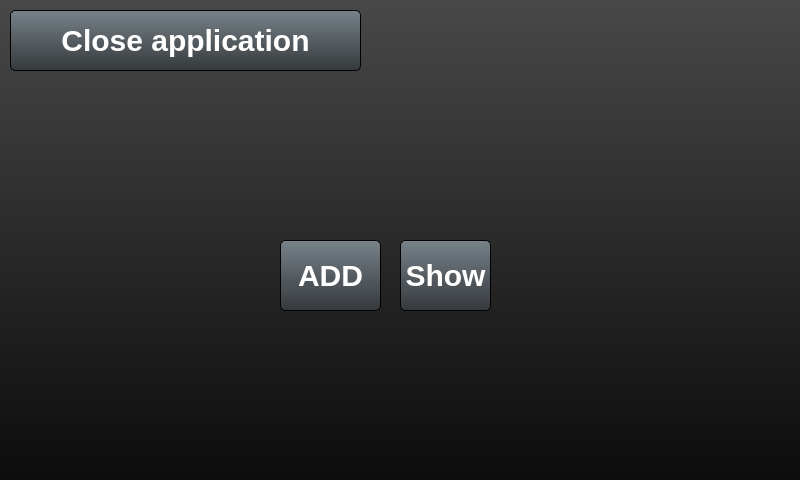
<?xml version="1.0" encoding="UTF-8"?>
<ui version="4.0">
 <class>Application</class>
 <widget class="QWidget" name="Application">
  <property name="geometry">
   <rect>
    <x>0</x>
    <y>0</y>
    <width>800</width>
    <height>480</height>
   </rect>
  </property>
  <property name="windowTitle">
   <string>Application</string>
  </property>
  <property name="styleSheet">
   <string notr="true">/* *********************************************************** */

QWidget#Application {
	background-color: qlineargradient(spread:pad, x1:0, y1:0, x2:0, y2:1, stop:0 rgba(72, 72, 72, 255), stop:1 rgba(12, 12, 12, 255));
}

QWidget {
font-family: &quot;Century gotic&quot; ;
}

QPushButton, QGroupBox, QRadioButton, QComboBox, QSlider, QLCDNumber, QCheckBox, QSpinBox, QLabel, QProgressBar, QLineEdit, QWebView, QTextEdit, QDoubleSpinBox
{
border-width: 1px;
border-radius: 5px;
border-color: black;
border-style: outset;
color: white;
}


QPushButton
{
font: bold 30px;
}

QPushButton:on {
background-color: qlineargradient(spread:pad, x1:0, y1:0, x2:0, y2:1, stop:0 rgba(253, 172, 0, 255), stop:1 rgba(195, 95, 0, 255));
}

QPushButton:!on{
background-color: qlineargradient(spread:pad, x1:0, y1:0, x2:0, y2:1, stop:0 rgba(119, 130, 137, 255), stop:1 rgba(53, 57, 60, 255));
}


/* *********************************************************** */

QGroupBox {

background-color: qlineargradient(spread:pad, x1:0, y1:0, x2:0, y2:1, stop:0 rgba(119, 130, 137, 255), stop:1 rgba(53, 57, 60, 255));
font: bold 16px;
color: black;
margin-top: 1.5ex; /* leave space at the top for the title */
}

QGroupBox::title {
subcontrol-origin: margin;
subcontrol-position: top center; 
padding: 2 10px;                         
border-width: 1px;
border-radius: 5px;
border-color: black;
border-style: outset;
color: white;

background-color: qlineargradient(spread:pad, x1:0, y1:0, x2:0, y2:1, stop:0 rgba(253, 172, 0, 255), stop:1 rgba(195, 95, 0, 255));
 }

/* *********************************************************** */

QRadioButton {
border: none;
background: none;
}

 QRadioButton::indicator::unchecked {
     image: url(:/Images/Grey.png);
 }

 QRadioButton::indicator:unchecked:pressed {
     image: url(:/Images/Grey.png);
 }

 QRadioButton::indicator::checked {
     image: url(:/Images/Yellow.png);
 }

 QRadioButton::indicator:checked:pressed {
     image: url(:/Images/Yellow.png);
 }

/* *********************************************************** */



/* *********************************************************** */

QComboBox {

background-color: qlineargradient(spread:pad, x1:0, y1:0, x2:0, y2:1, stop:0 rgba(119, 130, 137, 255), stop:1 rgba(53, 57, 60, 255));
font: bold 16px;
padding: 1px 18px 1px 3px;

}


 QComboBox::down-arrow {
     image: url(:/Images/buttonDown.png);
 }


 QComboBox:on { /* shift the text when the popup opens */
     padding-top: 13px;
     padding-left: 14px;
 }

 QComboBox::drop-down {
     subcontrol-origin: padding;
     subcontrol-position: top right;
     width: 30px;
     border-top-right-radius: 0px; 
     border-bottom-right-radius: 10px;
 }


QComboBox QAbstractItemView {
selection-background-color: lightgray;
background-color: grey;
background-clip: blue;
border-width: 2px;
border-radius: 0px;
border-color: black;
border-style: outset;
font: bold 16px;
color: white;
padding: 15px 4px;
 }


 QComboBox::down-arrow:on { /* shift the arrow when popup is open */
     top: 1px;
     left: 1px;
 }


QComboBox QScrollBar:vertical {
      border: 1px outset black;
	 background: qlineargradient(spread:pad, x1:0, y1:0, x2:0, y2:1, stop:0 rgba(173, 173, 173, 255), 			stop:1 rgba(95, 95, 95, 255));
      width: 25px;
      margin: 22px 0 22px 0;
	border-radius: 2px;
padding: 5px 2px;
  }

QComboBox QScrollBar::handle:vertical {
      background: qlineargradient(spread:pad, x1:0, y1:0.034, x2:0, y2:1, stop:0.0282486 rgba(255, 212, 73, 255), stop:0.505682 rgba(255, 212, 73, 255), stop:0.517045 rgba(255, 194, 66, 255), stop:1 rgba(255, 141, 0, 255));
      min-height: 25px;
  }

QComboBox  QScrollBar::add-line:vertical {
      height: 25px;
      subcontrol-position: bottom;
      subcontrol-origin: margin;
background: none;
      margin: 2px 0 2px 0;
  }

QComboBox  QScrollBar::sub-line:vertical {

      height: 20px;
      subcontrol-position: top;
      subcontrol-origin: margin;
background: none;
      margin: 2px 0 2px 0;
  }


QComboBox  QScrollBar::up-arrow:vertical {
     image: url(:/Images/buttonUp.png);
  }
QComboBox QScrollBar::down-arrow:vertical {
     image: url(:/Images/buttonDown.png);
}

QComboBox  QScrollBar::add-page:vertical, QScrollBar::sub-page:vertical {
      background: none;
  }



/* *********************************************************** */
QSlider::groove:horizontal { 
border: 1px solid #999999;
height: 5px; 
background: rgb(52, 52, 52);
margin: 2px 2;
left: 8px;
right: 8px;
}

QSlider::handle:horizontal {
background: qlineargradient(spread:pad, x1:0, y1:0, x2:1, y2:0, stop:0 rgba(119, 130, 137, 255), stop:1 rgba(53, 57, 60, 255));
border-width: 1px;
border-radius: 5px;
border-color: black;
border-style: outset;
width: 50px;
margin: -25px 0; /* handle is placed by default on the contents rect of the groove. Expand outside the groove */

}

QSlider::sub-page:horizontal {
background: qlineargradient(spread:pad, x1:0, y1:0, x2:0, y2:1, stop:0 rgba(253, 172, 0, 255), stop:1 rgba(195, 95, 60, 255));
border: 1px solid #777;
border-radius: 2px;
border: 1px solid RGB(50,50,50);
}

QSlider::add-page:horizontal {
background: qlineargradient(spread:pad, x1:0, y1:0, x2:0, y2:1, stop:0 rgba(72, 72, 72, 255), stop:1 rgba(12, 12, 12, 255));
border: 1px solid black;
border-radius: 2px;
}

QSlider {
background-color: qlineargradient(spread:pad, x1:0, y1:0, x2:0, y2:1, stop:0 rgba(119, 130, 137, 255), stop:1 rgba(53, 57, 60, 255));
/*border-top-left-radius: 0px; 
border-bottom-left-radius: 0px; */
}



/* *********************************************************** */
QSlider::groove:vertical { 
border: 1px solid #999999;
width: 10px; 
background: rgb(52, 52, 52);
margin: 5 0 5 0px;
left: 8px;
right: 8px;
}

QSlider::handle:vertical {
background: qlineargradient(spread:pad, x1:0, y1:0, x2:1, y2:0, stop:0 rgba(119, 130, 137, 255), stop:1 rgba(53, 57, 60, 255));
border-width: 1px;
border-radius: 5px;
border-color: black;
border-style: outset;
height: 50px;
margin:  0 -25; /* handle is placed by default on the contents rect of the groove. Expand outside the groove */

}

QSlider::sub-page:vertical {
background: qlineargradient(spread:pad, x1:0, y1:0, x2:0, y2:1, stop:0 rgba(253, 172, 0, 255), stop:1 rgba(195, 95, 60, 255));
border: 1px solid #777;
border-radius: 2px;
border: 1px solid RGB(50,50,50);
margin:  5 0 0 0px;
}

QSlider::add-page:vertical {
background: qlineargradient(spread:pad, x1:0, y1:0, x2:0, y2:1, stop:0 rgba(72, 72, 72, 255), stop:1 rgba(12, 12, 12, 255));
border: 1px solid black;
border-radius: 2px;
margin:  0 0 5 0px;
}



/* *********************************************************** */

QLCDNumber {
background-color: qlineargradient(spread:pad, x1:0, y1:0, x2:0, y2:1, stop:0 rgba(119, 130, 137, 255), stop:1 rgba(53, 57, 60, 255));
color: white;
text-align: center;

}


/* *********************************************************** */

QLabel {
background: none;
color: rgba(171,171,171,255);
border-style: none;
font: 14px;
}

/* *********************************************************** */

QSpinBox
{
background-color: qlineargradient(spread:pad, x1:0, y1:0, x2:0, y2:1, stop:0 rgba(119, 130, 137, 255), stop:1 rgba(53, 57, 60, 255));
font:  30px;
padding-left: 15px;
}

QSpinBox::up-button {
     subcontrol-origin: border;
     subcontrol-position: top right; /* position at the top right corner */
     width: 30px; 
     border-width: 1px;
     border-left-color: black;
     border-left-style: outset; 

 }
 QSpinBox::down-button {
     subcontrol-origin: border;
     subcontrol-position: bottom right; /* position at bottom right corner */

     width: 30px;
     border-width: 1px;
     border-left-color: black;
     border-left-style: outset; 
 }


 QSpinBox::up-arrow {
     image: url(:/Images/buttonUp.png);
     width: 25px;
     height: 25px;
 }
 QSpinBox::down-button:pressed {
     top: 1px;
     left: 1px;}
 QSpinBox::up-button:pressed {
     top: 1px;
     left: 1px;}
 QSpinBox::down-arrow {
     image: url(:/Images/buttonDown.png);
     width: 25px;
     height: 25px;
 }
/* *********************************************************** */

QDoubleSpinBox
{
background-color: qlineargradient(spread:pad, x1:0, y1:0, x2:0, y2:1, stop:0 rgba(119, 130, 137, 255), stop:1 rgba(53, 57, 60, 255));
font:  30px;
padding-left: 15px;
}

QDoubleSpinBox::up-button {
     subcontrol-origin: border;
     subcontrol-position: top right; /* position at the top right corner */
     width: 30px; 
     border-width: 1px;
     border-left-color: black;
     border-left-style: outset; 

 }
 QDoubleSpinBox::down-button {
     subcontrol-origin: border;
     subcontrol-position: bottom right; /* position at bottom right corner */

     width: 30px;
     border-width: 1px;
     border-left-color: black;
     border-left-style: outset; 
 }


 QDoubleSpinBox::up-arrow {
     image: url(:/Images/buttonUp.png);
     width: 25px;
     height: 25px;
 }
 QDoubleSpinBox::down-button:pressed {
     top: 1px;
     left: 1px;}
 QDoubleSpinBox::up-button:pressed {
     top: 1px;
     left: 1px;}
 QDoubleSpinBox::down-arrow {
     image: url(:/Images/buttonDown.png);
     width: 25px;
     height: 25px;
 }



/* *********************************************************** */

QCheckBox {
spacing: 5px;
background-color: qlineargradient(spread:pad, x1:0, y1:0, x2:0, y2:1, stop:0 rgba(119, 130, 137, 255), stop:1 rgba(53, 57, 60, 255));
font: bold 14px;
padding: 0px 0px 0px 5px;
}

QCheckBox::indicator {
width: 25px;
height: 25px;
border-width: 1px;
border-radius: 5px;
border-color: black;
border-style: outset;

background: qradialgradient(spread:repeat, cx:0.5, cy:0.5, radius:0.689, fx:0.504926, fy:0.5, stop:0 rgba(253, 172, 0, 255), stop:0.528302 rgba(253, 173, 0, 255), stop:0.669951 rgba(253, 172, 0, 255), stop:1 rgba(195, 95, 0, 255));


 }


 QCheckBox::indicator:unchecked {
     image: none;
 }


 QCheckBox::indicator:unchecked:pressed {
     image: url(:/Images/ok.png);
 }

 QCheckBox::indicator:checked {
     image: url(:/Images/ok.png);
 }


 QCheckBox::indicator:checked:pressed {
     image: none;
 }



/* *********************************************************** */

 QProgressBar {
background-color: qlineargradient(spread:pad, x1:0, y1:0, x2:0, y2:1, stop:0 rgba(119, 130, 137, 255), stop:1 rgba(53, 57, 60, 255));
text-align: center;
font: bold 14px;
 }

 QProgressBar::chunk {
background-color: qlineargradient(spread:pad, x1:0, y1:0, x2:0, y2:1, stop:0 rgba(253, 172, 0, 255), stop:1 rgba(195, 95, 0, 255));
width: 5px;
margin: 0.5px;
}

/* *********************************************************** */

QTabWidget::pane 
{
     border-top: 2px solid #C2C7CB;
 }

QTabWidget::tab-bar {
left: 2px; 
border-style: none;
 }

 QTabBar::tab {
border: black;
border-style: outset;
border-width: 1px;
font: 30px;
border-top-left-radius: 5px;
border-top-right-radius: 5px;
min-width: 150px;
min-height:40px;
padding: 2px;
color: white;

 }


QTabBar::tab:selected {
background: qlineargradient(spread:pad, x1:0, y1:0, x2:0, y2:1, stop:0 rgba(253, 172, 0, 255), stop:1 rgba(195, 95, 0, 255));
 }

QTabBar::tab:!selected {
background:  qlineargradient(spread:pad, x1:0, y1:0, x2:0, y2:1, stop:0 rgba(119, 130, 137, 255), stop:1 rgba(53, 57, 60, 255));
 }

/* ***********************************************************/ 

QListView {
background-color: qlineargradient(spread:pad, x1:0, y1:0, x2:0, y2:1, stop:0 rgba(119, 130, 137, 255), stop:1 rgba(53, 57, 60, 255));
border-width: 1px;
border-radius: 5px;
border-color: black;
border-style: outset;
font: bold 24px;
padding: 8 8px;
color: white;
 }

 QListView::item {
background-color: rgba(0,0,0,0);
 }

 QListView::item:selected {
 background: qlineargradient(spread:pad, x1:0, y1:0, x2:0, y2:1, stop:0 rgba(253, 172, 0, 255), stop:1 rgba(195, 95, 0, 255));
 }

 QListView::item:selected:!active {
 background: qlineargradient(spread:pad, x1:0, y1:0, x2:0, y2:1, stop:0 rgba(253, 172, 0, 255), stop:1 rgba(195, 95, 0, 255));
 }

 QListView::item:selected:active {
 background: qlineargradient(spread:pad, x1:0, y1:0, x2:0, y2:1, stop:0 rgba(253, 172, 0, 255), stop:1 rgba(195, 95, 0, 255));
 }

 QListView::item:hover {
     color: qlineargradient(spread:pad, x1:0, y1:0, x2:0, y2:1, stop:0 rgba(253, 172, 0, 255), stop:1 rgba(195, 95, 0, 255));
 }

/* *********************************************************** */

/* *********************************************************** */ 

QTableWidget {
show-decoration-selected: 1; /* make the selection span the entire width of the view */
background-color: qlineargradient(spread:pad, x1:0, y1:0, x2:0, y2:1, stop:0 rgba(119, 130, 137, 255), stop:1 rgba(53, 57, 60, 255));
border-width: 1px;
border-radius: 5px;
border-color: black;
border-style: outset;
font: bold 24px;
color: white;
padding: 8 8px;
background-attachment: fixed;
}

QTableView QTableCornerButton::section {
background: qlineargradient(spread:pad, x1:0, y1:0, x2:0, y2:1, stop:0 rgba(253, 172, 0, 255), stop:1 rgba(195, 95, 0, 255));
border: 1px outset black;
}

QTableWidget::item {
background-color: rgba(119, 130, 137, 255);
}


QTableWidget::item:selected {
border: 1px solid #6a6ea9;
}

QTableWidget::item:selected:!active {
background: rgba(119, 130, 137, 255);
border: 1px solid #6a6ea9;
}

QTableWidget::item:selected:active {
background: qlineargradient(spread:pad, x1:0, y1:0, x2:0, y2:1, stop:0 rgba(253, 172, 0, 255), stop:1 rgba(195, 95, 0, 255));
}

QTableWidget::item:hover {
background: qlineargradient(x1: 0, y1: 0, x2: 0, y2: 1,
stop: 0 #FAFBFE, stop: 1 #DCDEF1);
}

QHeaderView::section {
background-color:  qlineargradient(x1:0, y1:0, x2:0, y2:1,
stop:0 #616161, stop: 0.5 #505050,
stop: 0.6 #434343, stop:1 #656565);
color: white;
padding-left: 3px;
border-left:  1px solid black;/*1px solid #6c6c6c;*/
border-right:1px solid black;
border-top: none;
border-bottom: 1px solid black;

}

/* *********************************************************** */

QScrollBar:horizontal {
border: 1px solid black;
background: qlineargradient(spread:pad, x1:0, y1:0, x2:0, y2:1, stop:0 rgba(26, 26, 26, 255), stop:1 rgba(61, 61, 61, 255));
height: 15px;
margin: 0px 0px 0 0px;
border-radius: 5px;
}

QScrollBar::handle:horizontal {
background: qlineargradient(spread:pad, x1:0, y1:0, x2:0, y2:1, stop:0 rgba(253, 170, 0, 255), stop:1 rgba(195, 95, 0, 255));
min-width: 10px;
border-radius: 5px;
}

QScrollBar::add-line:horizontal {
background: blue;
width: 0px;
subcontrol-position: bottom right;
subcontrol-origin: margin;
border: 0px solid black;
border-radius: 5px;
}

QScrollBar::sub-line:horizontal {
background: blue;
width: 0px;
subcontrol-position: bottom left;
subcontrol-origin: margin;
border:0px solid black;
border-radius: 5px;
}

QScrollBar:left-arrow:horizontal, QScrollBar::right-arrow:horizontal {
width: 5px;
height: 5px;
background: solid;
}

QScrollBar::add-page:horizontal, QScrollBar::sub-page:horizontal {
background: none;

}
/* *********************************************************** */

QScrollBar:vertical {
border: 1px solid black;
background: qlineargradient(spread:pad, x1:0, y1:0, x2:0, y2:1, stop:0 rgba(26, 26, 26, 255), stop:1 rgba(61, 61, 61, 255));;
height: 15px;
margin: 0px 0px 0 0px;
border-radius: 5px;
}

QScrollBar::handle:vertical {
background: qlineargradient(spread:pad, x1:0, y1:0, x2:0, y2:1, stop:0 rgba(253, 170, 0, 255), stop:1 rgba(195, 95, 0, 255));
min-width: 10px;
border-radius: 5px;
}

QScrollBar::add-line:vertical {
background: blue;
width: 0px;
subcontrol-position: bottom right;
subcontrol-origin: margin;
border: 0px solid black;
border-radius: 5px;
}

QScrollBar::sub-line:vertical {
background: blue;
width: 0px;
subcontrol-position: bottom left;
subcontrol-origin: margin;
border:0px solid black;
border-radius: 5px;
}

QScrollBar:left-arrow:vertical, QScrollBar::right-arrow:vertical {
width: 5px;
height: 5px;
background: solid;
}

QScrollBar::add-page:vertical, QScrollBar::sub-page:vertical {
background: none;

}

/* *********************************************************** */





/* *********************************************************** */



/* *********************************************************** */







</string>
  </property>
  <widget class="QPushButton" name="pushButtonClose">
   <property name="geometry">
    <rect>
     <x>10</x>
     <y>10</y>
     <width>351</width>
     <height>61</height>
    </rect>
   </property>
   <property name="focusPolicy">
    <enum>Qt::NoFocus</enum>
   </property>
   <property name="text">
    <string>Close application</string>
   </property>
  </widget>
  <widget class="QPushButton" name="pushButton">
   <property name="geometry">
    <rect>
     <x>280</x>
     <y>240</y>
     <width>101</width>
     <height>71</height>
    </rect>
   </property>
   <property name="text">
    <string>ADD</string>
   </property>
  </widget>
  <widget class="QPushButton" name="pushButton_2">
   <property name="geometry">
    <rect>
     <x>400</x>
     <y>240</y>
     <width>91</width>
     <height>71</height>
    </rect>
   </property>
   <property name="text">
    <string>Show</string>
   </property>
  </widget>
 </widget>
 <layoutdefault spacing="6" margin="11"/>
 <resources/>
 <connections>
  <connection>
   <sender>pushButtonClose</sender>
   <signal>clicked()</signal>
   <receiver>Application</receiver>
   <slot>close()</slot>
   <hints>
    <hint type="sourcelabel">
     <x>605</x>
     <y>400</y>
    </hint>
    <hint type="destinationlabel">
     <x>399</x>
     <y>239</y>
    </hint>
   </hints>
  </connection>
 </connections>
</ui>
